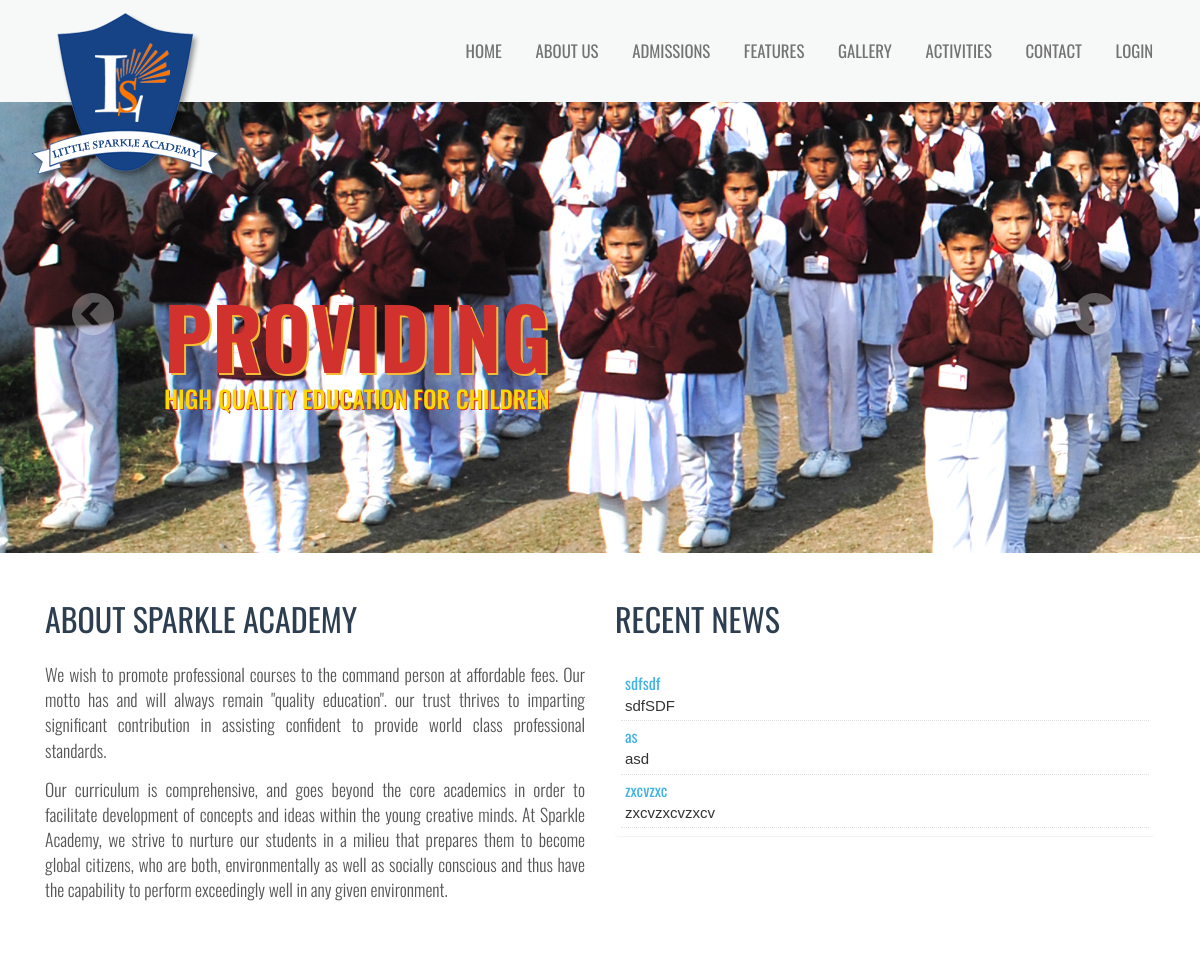
The app's page / (upper part), older data.
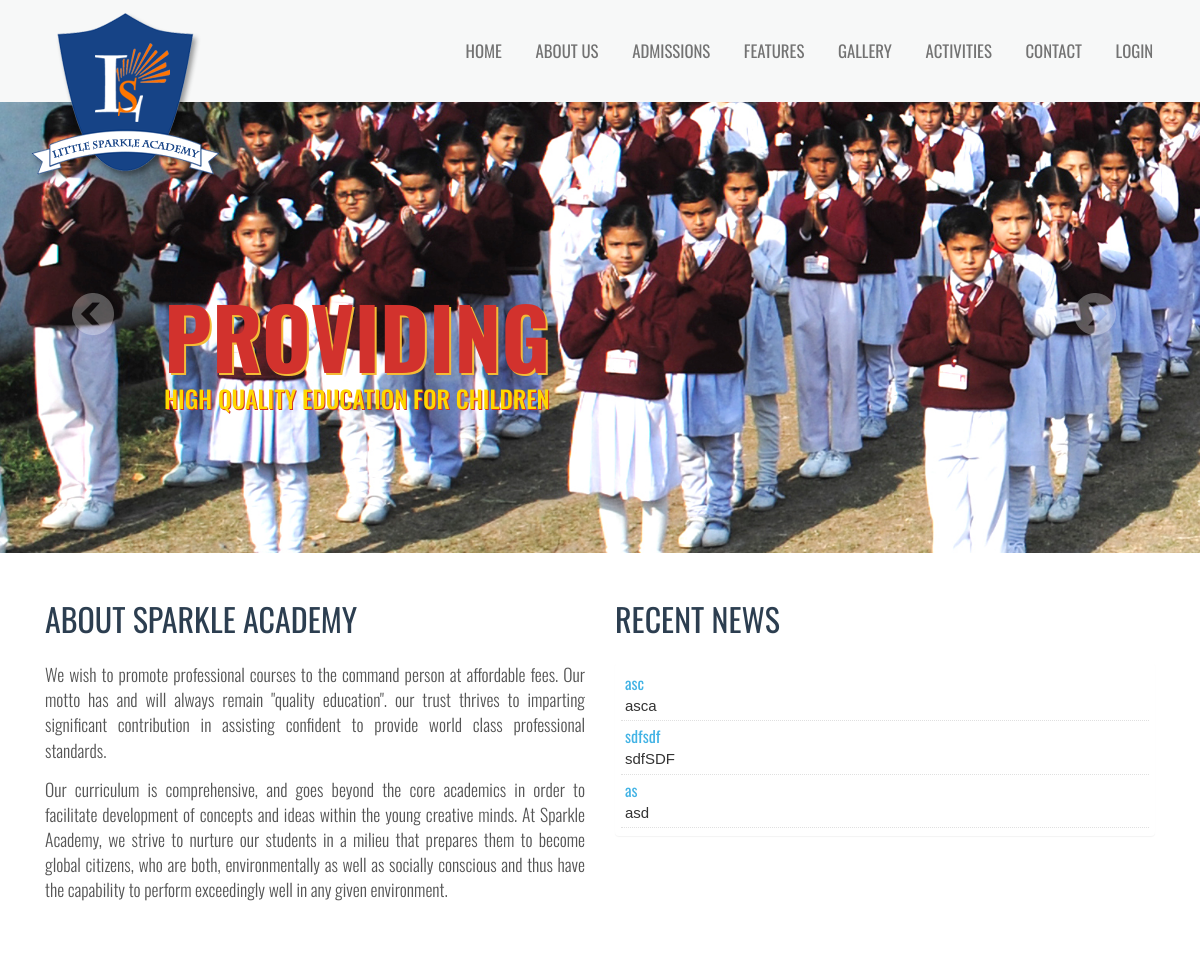
The same page, newer data.
### tables this page shows
CREATE TABLE IF NOT EXISTS `newsevents` (
`ID` int(11) NOT NULL,
  `SUBJECT` varchar(200) NOT NULL,
  `NEWS` text NOT NULL,
  `PATH_ATTACH` varchar(150) NOT NULL,
  `FONTJI` varchar(250) NOT NULL,
  `DATE_` varchar(25) NOT NULL,
  `TIME_` varchar(25) NOT NULL,
  `STATUS` int(11) NOT NULL DEFAULT '1',
  `USERNAME` varchar(150) NOT NULL
);

### _app_/views/home.php (called while the page is built, shortened)
<?php $this -> load -> view ('templates/slider'); ?>
<?php $this -> load -> view('about/index'); ?>

### _app_/controllers/Web.php (called while the page is built, shortened)
<?php
class Web extends CI_Controller {
    function index() {
        $data['keys_'] = "Little, India, Academy, School, Sparkle, Little Sparkel Academy, Motahaldu, Haldwani";
        $data['desc_'] = _SCHOOL_;
        $data['title'] = _SCHOOL_;
        $data['bday_'] = $this->mm->students_bday_today();
        $data['news_'] = $this->mm->get_latest_news(7);
        $this->load->view('templates/header', $data);
        $this->load->view('home', $data);
        $this->load->view('templates/footer');
    }
}

### index.php (called while the page is built, shortened)
<?php
require_once BASEPATH.'core/CodeIgniter.php';

### _app_/models/My_model.php (called while the page is built, shortened)
<?php
class My_model extends CI_Model {
    function students_bday_today() {
        $dt_ = date('d');
        $mnth_ = date('m');
        $this->db->where('MONTH(DOB)', $mnth_);
        $this->db->where('DAY(DOB)', $dt_);
        $this->db->where('STATUS', 1);
        $this->db->order_by('NAME_');
        $query = $this->db->get('bday_data');
        return $query->result();
    }
    function get_latest_news($limit_) {
         $this->db->where('STATUS', 1);
        $this->db->order_by('ID', 'desc');
        $query = $this->db->get('newsevents', 0, $limit_);
        return $query->result();
    }
}

### _app_/views/templates/newsticker.php (the view, shortened to what this page needs)
<link rel="stylesheet" href="<?php echo base_url('_assets_/css/ticker.css');?>" />
    <div class="panel">
        <div class="panel-body">
            <ul class="demo1">
                <?php foreach($news_ as $item){ ?>
                    <li class="news-item">
                        <div style="color: #42B3E5"><?php echo $item->SUBJECT; ?></div>
                        <div style="font-family: Arial;font-size: 15px;"><?php echo $item->NEWS; ?></div>
                    </li>
                <?php } ?>
            </ul>
        </div>
    </div>

Row changes from the older to the newer data that the page shows:
no longer on this page (row unchanged): newsevents: SUBJECT "zxcvzxc", NEWS "zxcvzxcvzxcv"
added newsevents: SUBJECT "asc", NEWS "asca"
